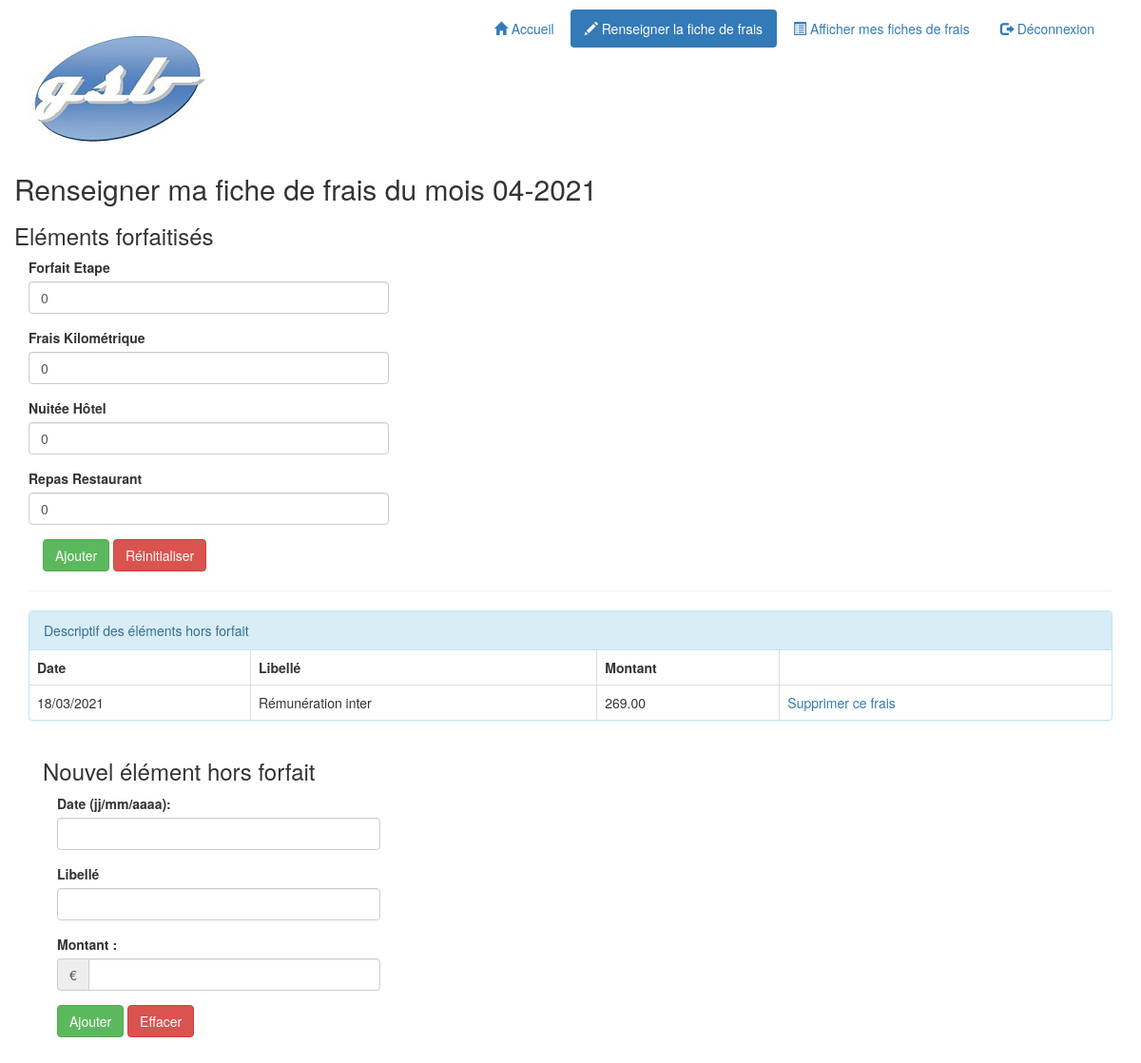
Page /index.php?uc=gererFrais&action=saisirFrais (signed in) on the committed database.
### tables this page shows
CREATE TABLE `lignefraisforfait` (
  `idvisiteur` char(4) NOT NULL,
  `mois` char(6) NOT NULL,
  `idfraisforfait` char(3) NOT NULL,
  `quantite` int(11) DEFAULT NULL
);

CREATE TABLE `fraisforfait` (
  `id` char(3) NOT NULL,
  `libelle` char(20) DEFAULT NULL,
  `montant` decimal(5,2) DEFAULT NULL
);

CREATE TABLE `lignefraishorsforfait` (
  `id` int(11) NOT NULL,
  `idvisiteur` char(4) NOT NULL,
  `mois` char(6) NOT NULL,
  `libelle` varchar(100) DEFAULT NULL,
  `date` date DEFAULT NULL,
  `montant` decimal(10,2) DEFAULT NULL,
  `refuse` tinyint(1) DEFAULT '0'
);

### includes/fct.inc.php (called while the page is built, shortened)
<?php
function estConnecte()
{
    return isset($_SESSION['idUtilisateur']);
}
function dateAnglaisVersFrancais($maDate)
{
    @list($annee, $mois, $jour) = explode('-', $maDate);
    $date = $jour . '/' . $mois . '/' . $annee;
    return $date;
}
function getMois($date)
{
    @list($jour, $mois, $annee) = explode('/', $date);
    return $annee . $mois;
}

### controleurs/c_gererFrais.php (called while the page is built, shortened)
<?php
$idVisiteur = $_SESSION['idUtilisateur'];
$mois = getMois(date('d/m/Y'));
$numAnnee = substr($mois, 0, 4);
$numMois = substr($mois, 4, 2);
$lesFraisHorsForfait = $pdo->getLesFraisHorsForfait($idVisiteur, $mois);
$lesFraisForfait = $pdo->getLesFraisForfait($idVisiteur, $mois);
require 'vues/v_listeFraisForfait.php';
require 'vues/v_listeFraisHorsForfait.php';

### includes/class.pdogsb.inc.php (called while the page is built, shortened)
<?php
class PdoGsb
{
    private static $serveur = 'mysql:host=localhost';
    private static $bdd = 'dbname=gsb';
    private static $user = 'root';
    private static $mdp = 'root';
    private static $monPdo;
    private static $monPdoGsb = null;
    private function __construct()
    {
        PdoGsb::$monPdo = new PDO(
            PdoGsb::$serveur . ';' . PdoGsb::$bdd,
            PdoGsb::$user,
            PdoGsb::$mdp
        );
        PdoGsb::$monPdo->query('SET CHARACTER SET utf8');
    }
    public static function getPdoGsb()
    {
        if (PdoGsb::$monPdoGsb == null) {
            PdoGsb::$monPdoGsb = new PdoGsb();
        }
        return PdoGsb::$monPdoGsb;
    }
    public function getLesFraisHorsForfait($idVisiteur, $mois)
    {
        $requetePrepare = PdoGsb::$monPdo->prepare(
            'SELECT * FROM lignefraishorsforfait '
            . 'WHERE lignefraishorsforfait.idvisiteur = :unIdVisiteur '
            . 'AND lignefraishorsforfait.mois = :unMois'
        );
        $requetePrepare->bindParam(':unIdVisiteur', $idVisiteur, PDO::PARAM_STR);
        $requetePrepare->bindParam(':unMois', $mois, PDO::PARAM_STR);
        $requetePrepare->execute();
        $lesLignes = $requetePrepare->fetchAll();
        for ($i = 0; $i < count($lesLignes); $i++) {
            $date = $lesLignes[$i]['date'];
            $lesLignes[$i]['date'] = dateAnglaisVersFrancais($date);
        }
        return $lesLignes;
    }
    public function getLesFraisForfait($idVisiteur, $mois)
    {
        $requetePrepare = PdoGSB::$monPdo->prepare(
            'SELECT fraisforfait.id as idfrais, '
            . 'fraisforfait.libelle as libelle, '
            . 'lignefraisforfait.quantite as quantite '
            . 'FROM lignefraisforfait '
            . 'INNER JOIN fraisforfait '
            . 'ON fraisforfait.id = lignefraisforfait.idfraisforfait '
            . 'WHERE lignefraisforfait.idvisiteur = :unIdVisiteur '
            . 'AND lignefraisforfait.mois = :unMois '
            . 'ORDER BY lignefraisforfait.idfraisforfait'
        );
        $requetePrepare->bindParam(':unIdVisiteur', $idVisiteur, PDO::PARAM_STR);
        $requetePrepare->bindParam(':unMois', $mois, PDO::PARAM_STR);
        $requetePrepare->execute();
        return $requetePrepare->fetchAll();
    }
}

### vues/v_listeFraisForfait.php (the view, shortened to what this page needs)
<?php
if($_SESSION['statut']== 'visiteur' ){
?>
<div class="row" style="float: left;">
    <h2>Renseigner ma fiche de frais du mois
        <?php echo $numMois . '-' . $numAnnee ?>
    </h2>
    <h3>Eléments forfaitisés</h3>
    <div class="col-md-8" >
        <form method="post"
              action="index.php?uc=gererFrais&action=validerMajFraisForfait"
              role="form">
            <fieldset>
                <?php
}
                foreach ($lesFraisForfait as $unFrais) {
                    $idFrais = $unFrais['idfrais'];
                    $libelle = htmlspecialchars($unFrais['libelle']);
                    $quantite = $unFrais['quantite']; ?>
                    <div class="form-group">
                        <label for="idFrais"><?php echo $libelle ?></label>
                        <input type="text" id="idFrais"
                               name="lesFrais[<?php echo $idFrais ?>]"
                               size="10" maxlength="5"
                               value="<?php echo $quantite ?>"
                               class="form-control">
                        </div>
                        <?php
                }
                ?>
                </div>
                </div>
     <div class="col-md-8" >
               <button class="btn btn-success" type="submit">Ajouter</button>
                <button class="btn btn-danger" type="reset">Réinitialiser</button>
    </div>
</div>

### vues/v_entete.php (shortened to what this page needs)
<!DOCTYPE html>
<html>
    <head>
        <link href="./styles/bootstrap/bootstrap.css" rel="stylesheet">
        <link href="./styles/style.css" rel="stylesheet">
    </head>
    <body>
        <div class="container">
            <?php
            $uc = filter_input(INPUT_GET, 'uc', FILTER_SANITIZE_STRING);
            if ($estConnecte) {
                ?>
            <div class="header">
                <div class="row vertical-align">
                    <div class="col-md-4">
                        <h1>
                            <img src="./images/logo.jpg" class="img-responsive"
                                 alt="Laboratoire Galaxy-Swiss Bourdin"
                                 title="Laboratoire Galaxy-Swiss Bourdin">
                        </h1>
                    </div>
                    <div class="col-md-8">
                        <ul class="nav nav-pills pull-right" role="tablist">
                            <li <?php if (!$uc || $uc == 'accueil') { ?>class="active" <?php } ?>><!class="active"permet de cibler un élément lorsque celui ci est activé par l'utilisateur>
                                <a href="index.php">
                                    <span class="glyphicon glyphicon-home"></span>
                                    Accueil
                                </a>
                            </li>
                            <li <?php if($_SESSION['statut']=='visiteur'){
                                if ($uc == 'gererFrais') { ?>class="active"<?php } ?>>
                                <a href="index.php?uc=gererFrais&action=saisirFrais">
                                    <span class="glyphicon glyphicon-pencil"></span>
                                    Renseigner la fiche de frais
                                </a>
                            </li>
                            <?php } else{
                                if ($uc == 'gererFrais') { ?>class="active"<?php } ?>>
                                <a href="index.php?uc=validerFrais&action=listeVisiteurs">
                                    <span class="glyphicon glyphicon-pencil"></span>
                                   Valider la fiche de frais
                                <?php
                            }
                            ?>
                            <li <?php if($_SESSION['statut']=='visiteur'){
                            if ($uc == 'etatFrais') { ?>class="active"<?php } ?>>
                                <a href="index.php?uc=etatFrais&action=selectionnerMois">
                                    <span class="glyphicon glyphicon-list-alt"></span>
                                    Afficher mes fiches de frais
                                </a>
                             </li>
                            <li <?php }else{
                               if ($uc == 'etatFrais') { ?>class="active"<?php } ?>>
                                <a href="index.php?uc=SuivreLePaiement&action=listeVisiteurs">
                                    <span class="glyphicon glyphicon-list-alt"></span>
                                    Suivre le paiement des fiches de frais
                                    <?php
                                }
                            ?>
                                </a>
                            </li>
                            <li
                            <?php if ($uc == 'deconnexion') { ?>class="active"<?php } ?>>
                                <a href="index.php?uc=deconnexion&action=demandeDeconnexion">
                                    <span class="glyphicon glyphicon-log-out"></span>
                                    Déconnexion
                                </a>
                            </li>
                        </ul>
                    </div>
                </div>
            </div>
            <?php
               }
               ?>

### index.php (shortened to what this page needs)
<?php
require_once 'includes/fct.inc.php';
require_once 'includes/class.pdogsb.inc.php';
$pdo = PdoGsb::getPdoGsb();
$estConnecte = estConnecte();
require 'vues/v_entete.php';
$uc = filter_input(INPUT_GET, 'uc', FILTER_SANITIZE_STRING);
switch ($uc) {
case 'gererFrais':
    include 'controleurs/c_gererFrais.php';
    break;
}
require 'vues/v_pied.php';

### vues/v_listeFraisHorsForfait.php (shortened to what this page needs)
 <div class="container">
<hr>
<div class="row">
     <div class="col-md-12" >
    <div class="panel panel-info">
        <div class="panel-heading">Descriptif des éléments hors forfait</div>
        <table class="table table-bordered table-responsive">
            <thead>
                <tr>
                    <th class="date">Date</th>
                    <th class="libelle">Libellé</th>
                    <th class="montant">Montant</th>
                    <th class="action">&nbsp;</th>
                </tr>
            </thead>
            <tbody>
            <?php
            foreach ($lesFraisHorsForfait as $unFraisHorsForfait) {
                $libelle = htmlspecialchars($unFraisHorsForfait['libelle']);
                $date = $unFraisHorsForfait['date'];
                $montant = $unFraisHorsForfait['montant'];
                $id = $unFraisHorsForfait['id']; ?>
                <tr>
                    <td> <?php echo $date ?></td>
                    <td> <?php echo $libelle ?></td>
                    <td><?php echo $montant ?></td>
                    <td><a href="index.php?uc=gererFrais&action=supprimerFrais&idFrais=<?php echo $id ?>"
                           onclick="return confirm('Voulez-vous vraiment supprimer ce frais?');">Supprimer ce frais</a></td>
                </tr>
                <?php
            }
       ?>
        </tbody>
        </table>
       </div>
             </div>
          </div>
           <div class="col-md-12" >
                   <h3>Nouvel élément hors forfait</h3>
                          <div class="col-md-4">
                          <form action="index.php?uc=gererFrais&action=validerCreationFrais"
                    method="post" role="form">
                    <div class="form-group">
                    <label for="txtDateHF">Date (jj/mm/aaaa): </label>
                    <input type="text" id="txtDateHF" name="dateFrais"
                    class="form-control" id="text">
            </div>
            <div class="form-group">
                <label for="txtLibelleHF">Libellé</label>
                <input type="text" id="txtLibelleHF" name="libelle"
                       class="form-control" id="text">
            </div>
            <div class="form-group">
                <label for="txtMontantHF">Montant : </label>
                <div class="input-group">
                    <span class="input-group-addon">€</span>
                    <input type="text" id="txtMontantHF" name="montant"
                           class="form-control" value="">
                </div>
            </div>
            <button class="btn btn-success" type="submit">Ajouter</button>
            <button class="btn btn-danger" type="reset">Effacer</button>
        </form>
    </div>
           </div></div><br><br>

### vues/v_pied.php (shortened to what this page needs)
?> <br><br>
    </body>
</html>

### styles/style.css (style rules this page uses)
.header { margin-top: 10px; }

### rows in the picture
lignefraisforfait: idfraisforfait.libelle "Forfait Etape", quantite "0"
lignefraisforfait: idfraisforfait.libelle "Frais Kilométrique", quantite "0"
lignefraisforfait: idfraisforfait.libelle "Nuitée Hôtel", quantite "0"
lignefraisforfait: idfraisforfait.libelle "Repas Restaurant", quantite "0"
lignefraishorsforfait: date "18/03/2021", libelle "Rémunération inter", montant "269.00"

### other values in the picture
$numMois "04"
$numAnnee "2021"
